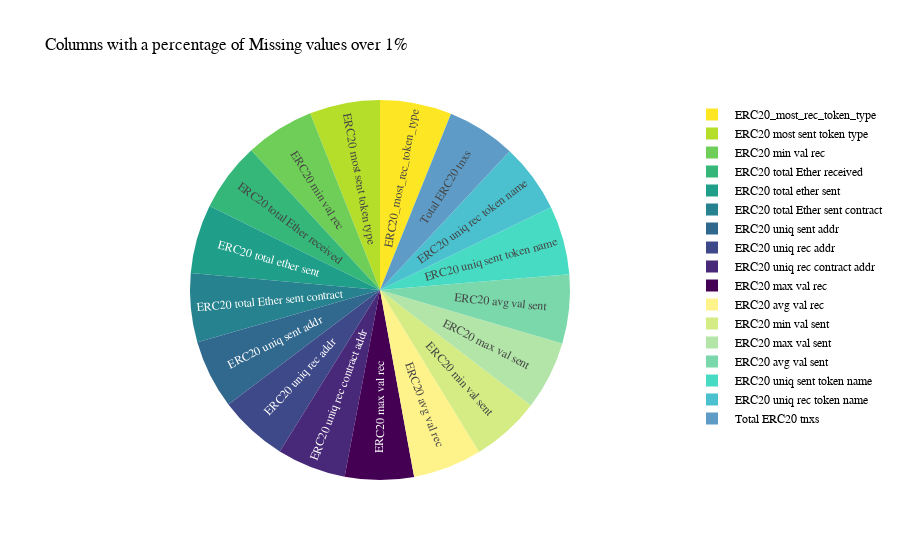

Notebook source saved alongside this figure:
### Code cell
# Check for Data Duplication
duplicateRowsDF = datafr[datafr.duplicated()]
print("Duplicated Entries")
display(duplicateRowsDF)

# Remove Duplicated entries
datafr = datafr[~datafr.duplicated()]


# Check the missing values in the column
missing_data = datafr.isnull().sum().sort_values(ascending=False)

missing_data = missing_data.reset_index(drop=False)
missing_data = missing_data.rename(columns={"index": "Columns", 0: "Value"})
missing_data['Proportion'] = (missing_data['Value']/len(datafr))*100

sample = missing_data[missing_data['Proportion']>1]
fig = px.pie(sample, names='Columns', values='Proportion',
             color_discrete_sequence=px.colors.sequential.Viridis_r,
             title='Columns with a percentage of Missing values over 1%')
fig.update_traces(textposition='inside', textinfo='label')
fig.update_layout(paper_bgcolor='rgba(0,0,0,0)',
                  plot_bgcolor='rgba(0,0,0,0)',
                  font=dict(family='Cambria, monospace', size=12, color='#000000'))
fig.show()

### Figure 1 — Plotly figure (JSON) as saved in the notebook; plotly's stock layout.template omitted (floating-point values rounded to 4 significant figures)
{"data": [{"domain": {"x": [0, 1], "y": [0, 1]}, "hovertemplate": "Columns=%{label}<br>Proportion=%{value}<extra></extra>", "labels": [" ERC20_most_rec_token_type", " ERC20 most sent token type", " ERC20 min val rec", " ERC20 total Ether received", " ERC20 total ether sent", " ERC20 total Ether sent contract", " ERC20 uniq sent addr", " ERC20 uniq rec addr", " ERC20 uniq rec contract addr", " ERC20 max val rec", " ERC20 avg val rec", " ERC20 min val sent", " ERC20 max val sent", " ERC20 avg val sent", " ERC20 uniq sent token name", " ERC20 uniq rec token name", " Total ERC20 tnxs"], "legendgroup": "", "name": "", "showlegend": true, "values": [6.143, 6.036, 5.906, 5.906, 5.906, 5.906, 5.906, 5.906, 5.906, 5.906, 5.906, 5.906, 5.906, 5.906, 5.906, 5.906, 5.906], "type": "pie", "textinfo": "label", "textposition": "inside"}], "layout": {"legend": {"tracegroupgap": 0}, "title": {"text": "Columns with a percentage of Missing values over 1%"}, "piecolorway": ["#fde725", "#b5de2b", "#6ece58", "#35b779", "#1f9e89", "#26828e", "#31688e", "#3e4989", "#482878", "#440154"], "font": {"family": "Cambria, monospace", "size": 12, "color": "#000000"}, "paper_bgcolor": "rgba(0,0,0,0)", "plot_bgcolor": "rgba(0,0,0,0)"}}
